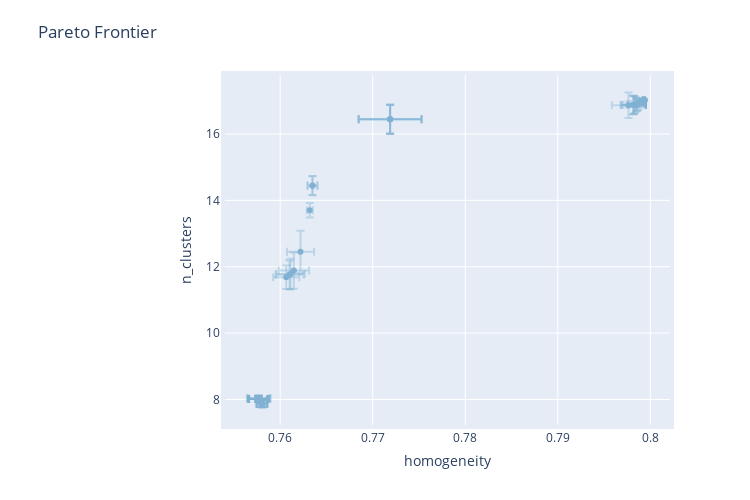

Here is the notebook cell this chart was saved with:
### Markdown cell above
Shown below is a pareto plot of the best parameter combinations found through multi-objective Bayesian optimization (there are some issues with Plotly renders saving to file correctly, so this may not show up on your end).

### Code cell
objectives = ax_client.experiment.optimization_config.objective.objectives
frontier = compute_posterior_pareto_frontier(
    experiment=ax_client.experiment,
    data=ax_client.experiment.fetch_data(),
    primary_objective=objectives[1].metric,
    secondary_objective=objectives[0].metric,
    absolute_metrics=["homogeneity", "n_clusters"],
    num_points=50,
)
render(plot_pareto_frontier(frontier, CI_level=0.90), width=800, height=600)

### Figure 1 — Plotly figure (JSON) as saved in the notebook; plotly's stock layout.template omitted (floating-point values rounded to 4 significant figures)
{"data": [{"error_x": {"array": [0.0005606, 0.000523, 0.0009742, 0.001791, 0.001114, 0.0005733, 0.001023, 0.0005243, 0.0005749, 0.001645, 0.001253, 0.0007959, 0.0009217, 0.0005332, 0.00154, 0.000104, 0.0005692, 0.003388, 0.001155, 0.0009594, 0.0005627, 0.001036, 0.003402, 0.001128, 0.001366, 0.0003238, 0.0005269, 0.001072, 0.001053, 0.001, 0.00151, 0.0009588, 0.0005668, 0.001207, 0.001301, 0.003402, 0.001324, 0.0003151, 0.001231, 0.0001384, 0.003402, 0.001209, 0.001468, 5.373e-05, 0.0003608, 0.0001355, 0.001412, 0.0009756, 0.0005612, 0.0001165], "color": "rgba(128,177,211,0.4)", "thickness": 2, "type": "data"}, "error_y": {"array": [0.1086, 0.0891, 0.07672, 0.3855, 0.08437, 0.106, 0.07951, 0.2831, 0.1047, 0.5469, 0.09074, 0.156, 0.1834, 0.2862, 0.4573, 0.01746, 0.1074, 0.4343, 0.08637, 0.07585, 0.09741, 0.08022, 0.4377, 0.08507, 0.2841, 0.2178, 0.09959, 0.08219, 0.2124, 0.07824, 0.4323, 0.07581, 0.1078, 0.08876, 0.2691, 0.4377, 0.2743, 0.05757, 0.08983, 0.02299, 0.4377, 0.248, 0.6318, 0.009467, 0.06643, 0.02254, 0.3556, 0.1953, 0.1066, 0.01949], "color": "rgba(128,177,211,0.4)", "thickness": 2, "type": "data"}, "hoverinfo": "text", "legendgroup": "mean", "marker": {"color": "rgba(128,177,211,1)"}, "mode": "markers", "name": "mean", "text": ["<b>Parameterization 0</b><br>n_clusters: 7.871 [7.763, 7.980]<br>homogeneity: 0.758 [0.757, 0.759]<br><br><em>Parameterization:</em><br>min_cluster_size: 75<br>min_samples: 26<br>cluster_selection_epsilon: 1.2891943669377974", "<b>Parameterization 1</b><br>n_clusters: 7.886 [7.797, 7.975]<br>homogeneity: 0.758 [0.757, 0.759]<br><br><em>Parameterization:</em><br>min_cluster_size: 75<br>min_samples: 26<br>cluster_selection_epsilon: 1.1766431105457238", "<b>Parameterization 2</b><br>n_clusters: 8.012 [7.936, 8.089]<br>homogeneity: 0.758 [0.757, 0.759]<br><br><em>Parameterization:</em><br>min_cluster_size: 75<br>min_samples: 25<br>cluster_selection_epsilon: 1.3030060086167967", "<b>Parameterization 3</b><br>n_clusters: 16.864 [16.479, 17.250]<br>homogeneity: 0.798 [0.796, 0.799]<br><br><em>Parameterization:</em><br>min_cluster_size: 75<br>min_samples: 4<br>cluster_selection_epsilon: 1.4978924596105745", "<b>Parameterization 4</b><br>n_clusters: 8.021 [7.936, 8.105]<br>homogeneity: 0.758 [0.757, 0.759]<br><br><em>Parameterization:</em><br>min_cluster_size: 75<br>min_samples: 25<br>cluster_selection_epsilon: 1.3205313982955238", "<b>Parameterization 5</b><br>n_clusters: 7.872 [7.766, 7.978]<br>homogeneity: 0.758 [0.757, 0.759]<br><br><em>Parameterization:</em><br>min_cluster_size: 75<br>min_samples: 26<br>cluster_selection_epsilon: 1.2638859787983379", "<b>Parameterization 6</b><br>n_clusters: 8.015 [7.936, 8.095]<br>homogeneity: 0.758 [0.757, 0.759]<br><br><em>Parameterization:</em><br>min_cluster_size: 75<br>min_samples: 25<br>cluster_selection_epsilon: 1.3090909654948057", "<b>Parameterization 7</b><br>n_clusters: 14.44 [14.157, 14.723]<br>homogeneity: 0.763 [0.763, 0.764]<br><br><em>Parameterization:</em><br>min_cluster_size: 68<br>min_samples: 13<br>cluster_selection_epsilon: 0.6394830123249563", "<b>Parameterization 8</b><br>n_clusters: 7.872 [7.768, 7.977]<br>homogeneity: 0.758 [0.757, 0.759]<br><br><em>Parameterization:</em><br>min_cluster_size: 75<br>min_samples: 26<br>cluster_selection_epsilon: 1.254541410106367", "<b>Parameterization 9</b><br>n_clusters: 11.884 [11.338, 12.431]<br>homogeneity: 0.761 [0.760, 0.763]<br><br><em>Parameterization:</em><br>min_cluster_size: 75<br>min_samples: 13<br>cluster_selection_epsilon: 0.8244936365538404", "<b>Parameterization 10</b><br>n_clusters: 8.031 [7.940, 8.121]<br>homogeneity: 0.758 [0.756, 0.759]<br><br><em>Parameterization:</em><br>min_cluster_size: 75<br>min_samples: 25<br>cluster_selection_epsilon: 1.337885763674969", "<b>Parameterization 11</b><br>n_clusters: 16.902 [16.746, 17.058]<br>homogeneity: 0.799 [0.798, 0.800]<br><br><em>Parameterization:</em><br>min_cluster_size: 75<br>min_samples: 4<br>cluster_selection_epsilon: 1.364864084373554", "<b>Parameterization 12</b><br>n_clusters: 16.893 [16.710, 17.076]<br>homogeneity: 0.799 [0.798, 0.800]<br><br><em>Parameterization:</em><br>min_cluster_size: 75<br>min_samples: 4<br>cluster_selection_epsilon: 1.3820283167274603", "<b>Parameterization 13</b><br>n_clusters: 14.444 [14.158, 14.730]<br>homogeneity: 0.763 [0.763, 0.764]<br><br><em>Parameterization:</em><br>min_cluster_size: 68<br>min_samples: 13<br>cluster_selection_epsilon: 0.6419988996749463", "<b>Parameterization 14</b><br>n_clusters: 11.781 [11.324, 12.238]<br>homogeneity: 0.761 [0.760, 0.763]<br><br><em>Parameterization:</em><br>min_cluster_size: 75<br>min_samples: 13<br>cluster_selection_epsilon: 0.8789619142285001", "<b>Parameterization 15</b><br>n_clusters: 17.019 [17.001, 17.036]<br>homogeneity: 0.799 [0.799, 0.799]<br><br><em>Parameterization:</em><br>min_cluster_size: 75<br>min_samples: 4<br>cluster_selection_epsilon: 1.236938894578709", "<b>Parameterization 16</b><br>n_clusters: 7.871 [7.764, 7.979]<br>homogeneity: 0.758 [0.757, 0.759]<br><br><em>Parameterization:</em><br>min_cluster_size: 75<br>min_samples: 26<br>cluster_selection_epsilon: 1.2751826976276674", "<b>Parameterization 17</b><br>n_clusters: 16.444 [16.010, 16.879]<br>homogeneity: 0.772 [0.768, 0.775]<br><br><em>Parameterization:</em><br>min_cluster_size: 75<br>min_samples: 5<br>cluster_selection_epsilon: 1.4981488221341743", "<b>Parameterization 18</b><br>n_clusters: 8.023 [7.937, 8.110]<br>homogeneity: 0.758 [0.757, 0.759]<br><br><em>Parameterization:</em><br>min_cluster_size: 75<br>min_samples: 25<br>cluster_selection_epsilon: 1.325631799619513", "<b>Parameterization 19</b><br>n_clusters: 8.012 [7.936, 8.088]<br>homogeneity: 0.758 [0.757, 0.759]<br><br><em>Parameterization:</em><br>min_cluster_size: 75<br>min_samples: 25<br>cluster_selection_epsilon: 1.3011638772225684", "<b>Parameterization 20</b><br>n_clusters: 7.878 [7.780, 7.975]<br>homogeneity: 0.758 [0.757, 0.759]<br><br><em>Parameterization:</em><br>min_cluster_size: 75<br>min_samples: 26<br>cluster_selection_epsilon: 1.2144846757844356", "<b>Parameterization 21</b><br>n_clusters: 8.016 [7.936, 8.096]<br>homogeneity: 0.758 [0.757, 0.759]<br><br><em>Parameterization:</em><br>min_cluster_size: 75<br>min_samples: 25<br>cluster_selection_epsilon: 1.31068292204048", "<b>Parameterization 22</b><br>n_clusters: 16.444 [16.006, 16.882]<br>homogeneity: 0.772 [0.768, 0.775]<br><br><em>Parameterization:</em><br>min_cluster_size: 75<br>min_samples: 5<br>cluster_selection_epsilon: 1.4999999999999998", "<b>Parameterization 23</b><br>n_clusters: 8.022 [7.937, 8.107]<br>homogeneity: 0.758 [0.757, 0.759]<br><br><em>Parameterization:</em><br>min_cluster_size: 75<br>min_samples: 25<br>cluster_selection_epsilon: 1.3222832186960556", "<b>Parameterization 24</b><br>n_clusters: 16.872 [16.588, 17.156]<br>homogeneity: 0.798 [0.797, 0.800]<br><br><em>Parameterization:</em><br>min_cluster_size: 75<br>min_samples: 4<br>cluster_selection_epsilon: 1.441735278174462", "<b>Parameterization 25</b><br>n_clusters: 13.701 [13.483, 13.919]<br>homogeneity: 0.763 [0.763, 0.764]<br><br><em>Parameterization:</em><br>min_cluster_size: 70<br>min_samples: 13<br>cluster_selection_epsilon: 0.59836176531524", "<b>Parameterization 26</b><br>n_clusters: 16.927 [16.827, 17.026]<br>homogeneity: 0.799 [0.798, 0.799]<br><br><em>Parameterization:</em><br>min_cluster_size: 75<br>min_samples: 4<br>cluster_selection_epsilon: 1.327643278296068", "<b>Parameterization 27</b><br>n_clusters: 8.018 [7.936, 8.100]<br>homogeneity: 0.758 [0.757, 0.759]<br><br><em>Parameterization:</em><br>min_cluster_size: 75<br>min_samples: 25<br>cluster_selection_epsilon: 1.315248514466675", "<b>Parameterization 28</b><br>n_clusters: 16.885 [16.673, 17.098]<br>homogeneity: 0.798 [0.797, 0.800]<br><br><em>Parameterization:</em><br>min_cluster_size: 75<br>min_samples: 4<br>cluster_selection_epsilon: 1.3997568041326942", "<b>Parameterization 29</b><br>n_clusters: 8.014 [7.936, 8.092]<br>homogeneity: 0.758 [0.757, 0.759]<br><br><em>Parameterization:</em><br>min_cluster_size: 75<br>min_samples: 25<br>cluster_selection_epsilon: 1.3062735930641607", "<b>Parameterization 30</b><br>n_clusters: 11.755 [11.322, 12.187]<br>homogeneity: 0.761 [0.759, 0.763]<br><br><em>Parameterization:</em><br>min_cluster_size: 75<br>min_samples: 13<br>cluster_selection_epsilon: 0.8938628942509287", "<b>Parameterization 31</b><br>n_clusters: 8.012 [7.936, 8.087]<br>homogeneity: 0.758 [0.757, 0.759]<br><br><em>Parameterization:</em><br>min_cluster_size: 75<br>min_samples: 25<br>cluster_selection_epsilon: 1.3010820591304062", "<b>Parameterization 32</b><br>n_clusters: 7.871 [7.763, 7.979]<br>homogeneity: 0.758 [0.757, 0.759]<br><br><em>Parameterization:</em><br>min_cluster_size: 75<br>min_samples: 26<br>cluster_selection_epsilon: 1.2798481295993638", "<b>Parameterization 33</b><br>n_clusters: 8.027 [7.938, 8.116]<br>homogeneity: 0.758 [0.756, 0.759]<br><br><em>Parameterization:</em><br>min_cluster_size: 75<br>min_samples: 25<br>cluster_selection_epsilon: 1.3321242271517701", "<b>Parameterization 34</b><br>n_clusters: 16.874 [16.605, 17.143]<br>homogeneity: 0.798 [0.797, 0.800]<br><br><em>Parameterization:</em><br>min_cluster_size: 75<br>min_samples: 4<br>cluster_selection_epsilon: 1.433134375956272", "<b>Parameterization 35</b><br>n_clusters: 16.444 [16.006, 16.882]<br>homogeneity: 0.772 [0.768, 0.775]<br><br><em>Parameterization:</em><br>min_cluster_size: 75<br>min_samples: 5<br>cluster_selection_epsilon: 1.5", "<b>Parameterization 36</b><br>n_clusters: 16.873 [16.599, 17.148]<br>homogeneity: 0.798 [0.797, 0.800]<br><br><em>Parameterization:</em><br>min_cluster_size: 75<br>min_samples: 4<br>cluster_selection_epsilon: 1.4361273092520541", "<b>Parameterization 37</b><br>n_clusters: 16.952 [16.895, 17.010]<br>homogeneity: 0.799 [0.799, 0.799]<br><br><em>Parameterization:</em><br>min_cluster_size: 75<br>min_samples: 4<br>cluster_selection_epsilon: 1.2977544680583093", "<b>Parameterization 38</b><br>n_clusters: 8.029 [7.939, 8.119]<br>homogeneity: 0.758 [0.756, 0.759]<br><br><em>Parameterization:</em><br>min_cluster_size: 75<br>min_samples: 25<br>cluster_selection_epsilon: 1.3351936985206265", "<b>Parameterization 39</b><br>n_clusters: 17.025 [17.002, 17.048]<br>homogeneity: 0.799 [0.799, 0.799]<br><br><em>Parameterization:</em><br>min_cluster_size: 75<br>min_samples: 4<br>cluster_selection_epsilon: 1.2317138871848372", "<b>Parameterization 40</b><br>n_clusters: 16.444 [16.006, 16.882]<br>homogeneity: 0.772 [0.768, 0.775]<br><br><em>Parameterization:</em><br>min_cluster_size: 75<br>min_samples: 5<br>cluster_selection_epsilon: 1.4999999999999998", "<b>Parameterization 41</b><br>n_clusters: 16.878 [16.630, 17.126]<br>homogeneity: 0.798 [0.797, 0.800]<br><br><em>Parameterization:</em><br>min_cluster_size: 75<br>min_samples: 4<br>cluster_selection_epsilon: 1.4208389280709424", "<b>Parameterization 42</b><br>n_clusters: 12.454 [11.822, 13.086]<br>homogeneity: 0.762 [0.761, 0.764]<br><br><em>Parameterization:</em><br>min_cluster_size: 74<br>min_samples: 13<br>cluster_selection_epsilon: 0.7316663308460226", "<b>Parameterization 43</b><br>n_clusters: 16.991 [16.982, 17.001]<br>homogeneity: 0.799 [0.799, 0.799]<br><br><em>Parameterization:</em><br>min_cluster_size: 75<br>min_samples: 4<br>cluster_selection_epsilon: 1.2596395663132842", "<b>Parameterization 44</b><br>n_clusters: 16.946 [16.880, 17.013]<br>homogeneity: 0.799 [0.799, 0.799]<br><br><em>Parameterization:</em><br>min_cluster_size: 75<br>min_samples: 4<br>cluster_selection_epsilon: 1.3042502849183226", "<b>Parameterization 45</b><br>n_clusters: 17.025 [17.002, 17.047]<br>homogeneity: 0.799 [0.799, 0.799]<br><br><em>Parameterization:</em><br>min_cluster_size: 75<br>min_samples: 4<br>cluster_selection_epsilon: 1.2321458986393496", "<b>Parameterization 46</b><br>n_clusters: 11.682 [11.326, 12.037]<br>homogeneity: 0.761 [0.759, 0.762]<br><br><em>Parameterization:</em><br>min_cluster_size: 75<br>min_samples: 13<br>cluster_selection_epsilon: 0.9388569379539704", "<b>Parameterization 47</b><br>n_clusters: 16.89 [16.694, 17.085]<br>homogeneity: 0.799 [0.798, 0.800]<br><br><em>Parameterization:</em><br>min_cluster_size: 75<br>min_samples: 4<br>cluster_selection_epsilon: 1.3893387406439421", "<b>Parameterization 48</b><br>n_clusters: 16.923 [16.817, 17.030]<br>homogeneity: 0.799 [0.798, 0.799]<br><br><em>Parameterization:</em><br>min_cluster_size: 75<br>min_samples: 4<br>cluster_selection_epsilon: 1.3324317258434308", "<b>Parameterization 49</b><br>n_clusters: 17.021 [17.001, 17.040]<br>homogeneity: 0.799 [0.799, 0.799]<br><br><em>Parameterization:</em><br>min_cluster_size: 75<br>min_samples: 4<br>cluster_selection_epsilon: 1.2350349100233784"], "type": "scatter", "x": [0.758, 0.758, 0.7576, 0.7976, 0.7577, 0.758, 0.7576, 0.7635, 0.758, 0.7615, 0.7577, 0.7987, 0.7986, 0.7635, 0.7611, 0.7993, 0.758, 0.7719, 0.7577, 0.7576, 0.758, 0.7576, 0.7719, 0.7577, 0.7982, 0.7632, 0.7989, 0.7576, 0.7985, 0.7576, 0.761, 0.7576, 0.758, 0.7577, 0.7982, 0.7719, 0.7982, 0.7991, 0.7577, 0.7993, 0.7719, 0.7983, 0.7622, 0.7992, 0.7991, 0.7993, 0.7607, 0.7986, 0.7989, 0.7993], "y": [7.871, 7.886, 8.012, 16.86, 8.021, 7.872, 8.015, 14.44, 7.872, 11.88, 8.031, 16.9, 16.89, 14.44, 11.78, 17.02, 7.871, 16.44, 8.023, 8.012, 7.878, 8.016, 16.44, 8.022, 16.87, 13.7, 16.93, 8.018, 16.89, 8.014, 11.75, 8.012, 7.871, 8.027, 16.87, 16.44, 16.87, 16.95, 8.029, 17.03, 16.44, 16.88, 12.45, 16.99, 16.95, 17.02, 11.68, 16.89, 16.92, 17.02]}], "layout": {"height": 500, "hovermode": "closest", "legend": {"orientation": "h"}, "margin": {"b": 75, "l": 225, "pad": 4, "t": 75}, "title": {"text": "Pareto Frontier"}, "width": 750, "xaxis": {"ticksuffix": "", "title": {"text": "homogeneity"}, "zeroline": true}, "yaxis": {"ticksuffix": "", "title": {"text": "n_clusters"}, "zeroline": true}}}
